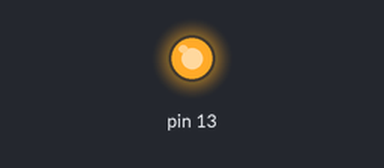
This sketch was run on a simulated Arduino Nano, built with avr-gcc and run on an emulated ATmega328P. On the bench: output pins drawn as LEDs (lit = HIGH).

Above: at 0.5 s.
At 2.0 s:
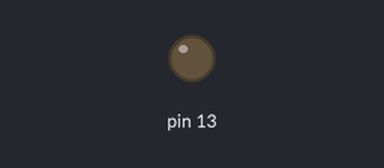
Timing chart, 0 to 6.5 s (numbered marks = the images above):
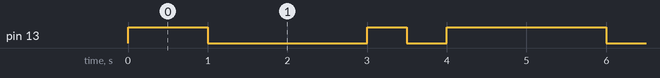

Measured:
- by itself, pin 13: repeats every 5.0 s: LOW 2.0 s, HIGH 0.50 s, LOW 0.50 s, HIGH 2.0 s
- by itself, everything shown: repeats every 5.0 s, in 4 steps

The sketch:

blink.ino
```cpp
void setup() {
  // iniciando as configurações de operação:
  pinMode(13, OUTPUT);
}

void loop() {
  // piscar o LED:
  digitalWrite(13, HIGH);
  delay(1000);
  digitalWrite(13, LOW);
  delay(2000);
  digitalWrite(13, HIGH);
  delay(500);
  digitalWrite(13, LOW);
  delay(500);
  digitalWrite(13, HIGH);
  delay(1000);
}
```
